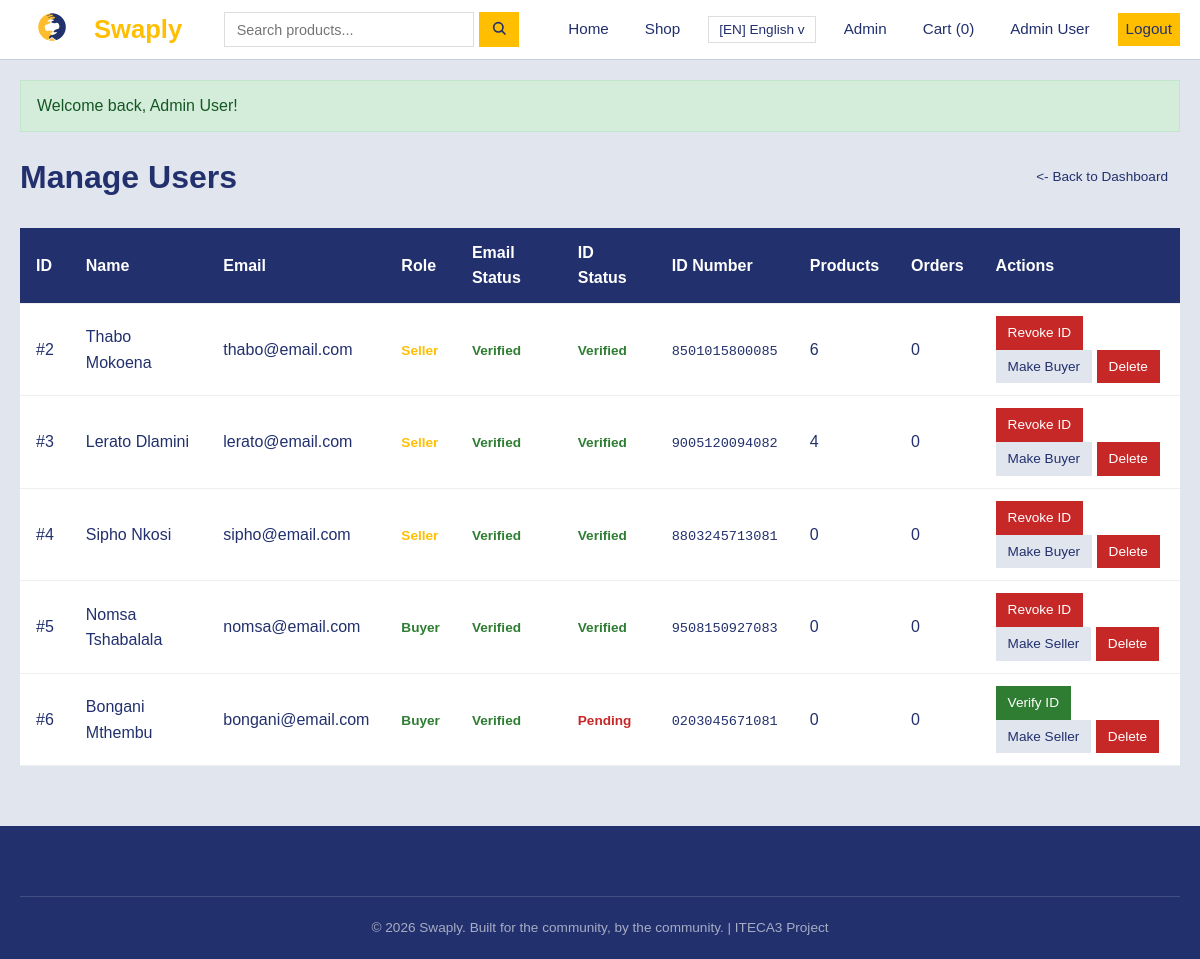
The page /admin/users.php (signed in) on the database its author committed.
### tables this page shows
CREATE TABLE users (
    user_id         INT AUTO_INCREMENT PRIMARY KEY,
    full_name       VARCHAR(100) NOT NULL,
    email           VARCHAR(120) NOT NULL UNIQUE,
    phone           VARCHAR(20)  NOT NULL,
    password_hash   VARCHAR(255) NOT NULL,
    role            ENUM('buyer','seller','admin') DEFAULT 'buyer',
    verified        TINYINT(1) DEFAULT 0,
    email_verified  TINYINT(1) DEFAULT 0,
    email_code      VARCHAR(10) DEFAULT NULL,
    id_verified     TINYINT(1) DEFAULT 0,
    first_order     TINYINT(1) DEFAULT 1,
    id_number       VARCHAR(20) DEFAULT NULL,
    id_document     VARCHAR(255) DEFAULT NULL,
    profile_image   VARCHAR(255) DEFAULT 'default_avatar.png',
    created_at      DATETIME DEFAULT CURRENT_TIMESTAMP,
    updated_at      DATETIME DEFAULT CURRENT_TIMESTAMP ON UPDATE CURRENT_TIMESTAMP
);

### admin/users.php (the view, shortened to what this page needs)
<?php
require_once '../includes/header.php';
$users = $conn->query("SELECT u.*,
    (SELECT COUNT(*) FROM products WHERE seller_id = u.user_id) as product_count,
    (SELECT COUNT(*) FROM orders WHERE buyer_id = u.user_id) as order_count
    FROM users u
    WHERE u.role != 'admin'
    ORDER BY u.created_at DESC");
$flaggedIds = [];
?>
<div style="display: flex; justify-content: space-between; align-items: center; margin-bottom: 25px;">
    <h1>Manage Users</h1>
    <a href="index.php" class="btn btn-outline btn-sm arrow-left">Back to Dashboard</a>
</div>
<div class="card" style="overflow-x: auto;">
    <table class="table">
        <thead>
            <tr>
                <th>ID</th>
                <th>Name</th>
                <th>Email</th>
                <th>Role</th>
                <th>Email Status</th>
                <th>ID Status</th>
                <th>ID Number</th>
                <th>Products</th>
                <th>Orders</th>
                <th>Actions</th>
            </tr>
        </thead>
        <tbody>
            <?php while ($user = $users->fetch_assoc()):
                $isFlagged = in_array($user['user_id'], $flaggedIds);
                $roleBadge = $user['role'] === 'seller' ? 'badge-info' : 'badge-success';
            ?>
            <tr <?php echo $isFlagged ? 'class="bg-danger" style="background: #fff5f5;"' : ''; ?>>
                <td>#<?php echo $user['user_id']; ?></td>
                <td>
                    <?php echo htmlspecialchars($user['full_name']); ?>
                </td>
                <td><?php echo htmlspecialchars($user['email']); ?></td>
                <td><span class="badge <?php echo $roleBadge; ?>"><?php echo ucfirst($user['role']); ?></span></td>
                <td>
                    <?php if ($user['email_verified']): ?>
                        <span class="badge badge-success" title="Email Verified">Verified</span>
                    <?php else: ?>
                        <span class="badge badge-danger" title="Email Pending">Pending</span>
                    <?php endif; ?>
                </td>
                <td>
                    <?php if ($user['id_verified']): ?>
                        <span class="badge badge-success" title="ID Verified">Verified</span>
                    <?php else: ?>
                        <span class="badge badge-danger" title="ID Pending">Pending</span>
                    <?php endif; ?>
                </td>
                <td><code style="font-size: 0.85rem;"><?php echo htmlspecialchars($user['id_number'] ?? 'N/A'); ?></code></td>
                <td><?php echo $user['product_count']; ?></td>
                <td><?php echo $user['order_count']; ?></td>
                <td>
                    <a href="?verify_id=<?php echo $user['user_id']; ?>"
                       class="btn btn-sm <?php echo $user['id_verified'] ? 'btn-danger' : 'btn-secondary'; ?>"
                       onclick="return confirm('<?php echo $user['id_verified'] ? 'Revoke' : 'Approve'; ?> ID verification for <?php echo htmlspecialchars($user['full_name']); ?>?')">
                        <?php echo $user['id_verified'] ? 'Revoke ID' : 'Verify ID'; ?>
                    </a>
                    <a href="?toggle_role=<?php echo $user['user_id']; ?>" class="btn btn-sm btn-outline">
                        Make <?php echo $user['role'] === 'seller' ? 'Buyer' : 'Seller'; ?>
                    </a>
                    <a href="?delete=<?php echo $user['user_id']; ?>"
                       onclick="return confirm('Delete this user?')"
                       class="btn btn-sm btn-danger">Delete</a>
                </td>
            </tr>
            <?php endwhile; ?>
        </tbody>
    </table>
</div>
<?php require_once '../includes/footer.php'; ?>

### assets/css/style.css (style rules this page uses)
:root { --primary: #ffbf00; --primary-dark: #22306d; --secondary: #2e7d32; --danger: #c62828; --dark: #22306d; --gray: #6b7280; --light: #e1e5ee; --border: #c7ccdb; --white: #ffffff; --shadow: none; --shadow-hover: none; --shadow-card: none; --transition: all 0.25s ease; --radius: 0; --max-width: 1200px; }
* { margin: 0; padding: 0; box-sizing: border-box; }
body { font-family: Arial, sans-serif; line-height: 1.6; color: var(--dark); background: var(--light); }
a { text-decoration: none; color: var(--primary); }
.btn { display: inline-block; padding: 10px 20px; border: none; border-radius: var(--radius); cursor: pointer; font-size: 1rem; font-weight: 500; text-align: center; transition: var(--transition); }
.btn-secondary { background: var(--secondary); color: white; }
.btn-danger { background: var(--danger); color: white; }
.btn-outline { background: var(--light); color: var(--dark); border: none; }
.btn-sm { padding: 6px 12px; font-size: 0.85rem; }
.card { background: var(--white); border-radius: var(--radius); box-shadow: var(--shadow); overflow: hidden; transition: var(--transition); }
.table { width: 100%; border-collapse: collapse; background: var(--white); border-radius: var(--radius); overflow: hidden; box-shadow: var(--shadow); }
.table th, .table td { padding: 12px 16px; text-align: left; border-bottom: 1px solid #eee; }
.table th { background: var(--primary-dark); color: white; font-weight: 600; }
.table tr { transition: background 0.15s ease; }
.badge { font-size: 0.85rem; font-weight: 600; }
.badge-success { color: var(--secondary); }
.badge-danger { color: var(--danger); }
.badge-info { color: var(--primary); }
.arrow-left::before { content: "<- "; }

### rows shown on the page
users: user_id "2", full_name "Thabo Mokoena", email "thabo@email.com", role "Seller", email_verified "Verified", id_verified "Verified", id_number "8501015800085", product_count "6", order_count "0", shows "Buyer"
users: user_id "3", full_name "Lerato Dlamini", email "lerato@email.com", role "Seller", email_verified "Verified", id_verified "Verified", id_number "9005120094082", product_count "4", order_count "0", shows "Buyer"
users: user_id "4", full_name "Sipho Nkosi", email "sipho@email.com", role "Seller", email_verified "Verified", id_verified "Verified", id_number "8803245713081", product_count "0", order_count "0", shows "Buyer"
users: user_id "5", full_name "Nomsa Tshabalala", email "nomsa@email.com", role "Buyer", email_verified "Verified", id_verified "Verified", id_number "9508150927083", product_count "0", order_count "0", shows "Seller"
users: user_id "6", full_name "Bongani Mthembu", email "bongani@email.com", role "Buyer", email_verified "Verified", id_verified "Pending", id_number "0203045671081", product_count "0", order_count "0", shows "Seller"

### other values the page prints
$LANGUAGES[getCurrentLanguage()]['code'] "EN"
$LANGUAGES[getCurrentLanguage()]['name'] "English"
__('nav_cart') "Cart"
getCartCount() "0"
$_SESSION['full_name'] "Admin User"
__('nav_logout') "Logout"
$message "Welcome back, Admin User!"
